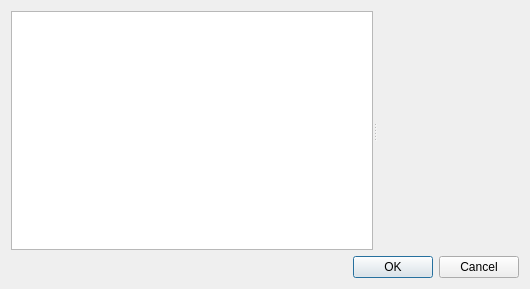
<?xml version="1.0" encoding="UTF-8"?>
<ui version="4.0">
 <class>ComputerDialog</class>
 <widget class="QDialog" name="ComputerDialog">
  <property name="windowModality">
   <enum>Qt::WindowModality::WindowModal</enum>
  </property>
  <property name="geometry">
   <rect>
    <x>0</x>
    <y>0</y>
    <width>530</width>
    <height>289</height>
   </rect>
  </property>
  <property name="windowTitle">
   <string>Computer Properties</string>
  </property>
  <layout class="QVBoxLayout" name="verticalLayout">
   <item>
    <widget class="QSplitter" name="splitter">
     <property name="orientation">
      <enum>Qt::Orientation::Horizontal</enum>
     </property>
     <widget class="QTreeWidget" name="tree">
      <property name="sizePolicy">
       <sizepolicy hsizetype="Preferred" vsizetype="Expanding">
        <horstretch>0</horstretch>
        <verstretch>0</verstretch>
       </sizepolicy>
      </property>
      <property name="rootIsDecorated">
       <bool>false</bool>
      </property>
      <property name="expandsOnDoubleClick">
       <bool>false</bool>
      </property>
      <attribute name="headerVisible">
       <bool>false</bool>
      </attribute>
      <column>
       <property name="text">
        <string/>
       </property>
      </column>
     </widget>
     <widget class="QWidget" name="widget" native="true">
      <property name="sizePolicy">
       <sizepolicy hsizetype="Expanding" vsizetype="Expanding">
        <horstretch>0</horstretch>
        <verstretch>0</verstretch>
       </sizepolicy>
      </property>
     </widget>
    </widget>
   </item>
   <item>
    <widget class="QDialogButtonBox" name="button_box">
     <property name="standardButtons">
      <set>QDialogButtonBox::StandardButton::Cancel|QDialogButtonBox::StandardButton::Ok</set>
     </property>
    </widget>
   </item>
  </layout>
 </widget>
 <layoutdefault spacing="6" margin="11"/>
 <resources/>
 <connections/>
</ui>
